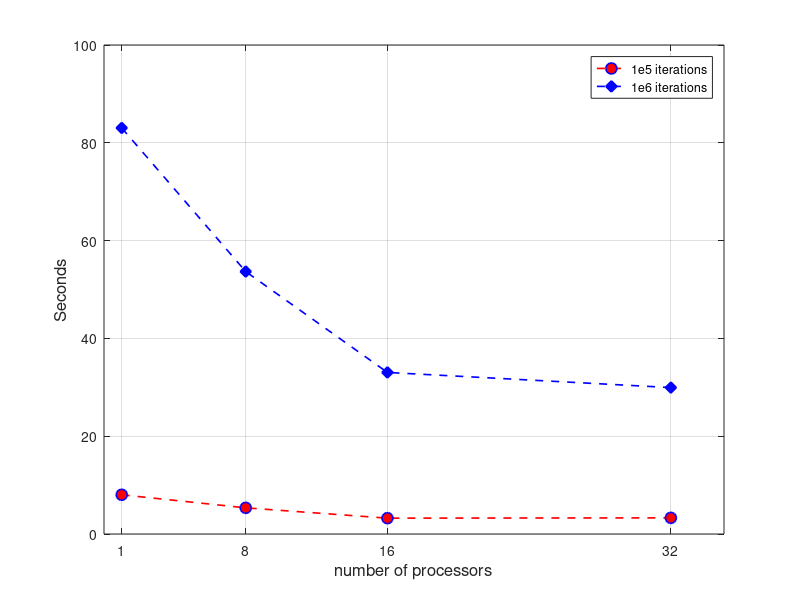

Write MATLAB code to recreate this figure.
X = [1, 8, 16, 32];
A = [0.816 , 0.554, 0.357]; % 1e4
B = [8.02, 5.35, 3.24, 3.3]; % 1e5
C = [83.04, 53.67, 33.04, 29.94]; % 1e6
%%
figure;
hold on;
grid on;
box on;
% plot( ones(1,16)*2.0, '--k', 'LineWidth',1 );
plot(X, B , '--or', 'LineWidth',1.2,'MarkerSize',8, 'MarkerFaceColor','r', 'MarkerEdgeColor','b');
plot(X, C,'--db', 'LineWidth',1.2,'MarkerSize',8, 'MarkerFaceColor','b', 'MarkerEdgeColor','b');
% % title('Running time for Async learning','FontSize',14, 'FontWeight','bold');
xlabel('number of processors','FontSize',12);%, 'FontWeight','bold');
ylabel('Seconds','FontSize',12);%, 'FontWeight','bold');
% xlim([1 32]);
%  ylim([0 100]);
xticks([1 8 16 32]);
legend({'1e5 iterations','1e6 iterations'});%, 'Wired First', 'Position Aware'},'FontSize',12);%, 'FontWeight','bold');